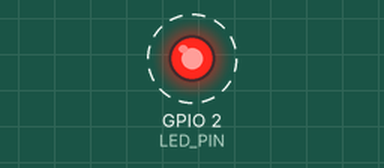
A sketch run on a simulated ESP32. On the bench: output pins drawn as LEDs (lit = HIGH). Dashed ring = blinking. WiFi joins after 1.5 s; servers stay silent unless stated; what the sketch prints to the serial monitor is not drawn.

Above: at 2.2 s.
Timing chart, 0 to 6.3 s (numbered marks = the images above):
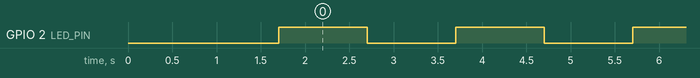

The sketch:

sketch.ino
```cpp
#include <WiFi.h>
#include <HTTPClient.h>
#include <Update.h>

const char* ssid = "Wokwi-GUEST";
const char* password = "";

const char* firmwareURL =
  "https://raw.githubusercontent.com/zevjr/esp32-fota-simulation/main/firmware_v2.bin";


#define LED_PIN 2
#define CURRENT_VERSION 1.0

void setup() {
  Serial.begin(115200);
  pinMode(LED_PIN, OUTPUT);

  Serial.println("\n =====!================");
  Serial.printf("FIRM ATUAL: versao %.1f\n", CURRENT_VERSION);
  Serial.println("==========================");

  WiFi.begin(ssid, password);
  Serial.print("Conectando ao Wi-Fi");
  while (WiFi.status() != WL_CONNECTED){
    delay(500);
    Serial.println(".");
  }
  Serial.println("\n WiFi conectado");

  checkAndApplyOTA();
}

void loop() {
  digitalWrite(LED_PIN, HIGH);
  delay(1000);
  digitalWrite(LED_PIN, LOW);
  delay(1000);
  Serial.println("[v1.0] Executando loop...");
}

void checkAndApplyOTA() {
  Serial.println("\n[FOTA] - verificando");

  HTTPClient http;
  http.begin(firmwareURL);

  int httpCode = http.GET();

  if (httpCode != HTTP_CODE_OK) {
    Serial.println("Erro de conexão");
    http.end();
    return;
  }

  int contentLength = http.getSize();

  Serial.printf(
    "[FOTA] - Novo firmware encontrado, tamanho %d bytes\n",
    contentLength
  );

  bool canBegin = Update.begin(contentLength);

  if (canBegin) {
    Serial.println("[FOTA] - Gravando na memoria");

    WiFiClient* client = http.getStreamPtr();
    size_t written = Update.writeStream(*client);

    if (written == contentLength) {
      Serial.println("[FOTA] - deu boa");
    } else {
      Serial.printf(
        "[FOTA] - deu ruim %d/%d\n",
        written,
        contentLength
      );
    }

    if (Update.end()) {
      if (Update.isFinished()) {
        Serial.println("[FOTA] - concluido!");
        delay(1000);
        ESP.restart();
      }
    } else {
      Serial.printf(
        "[FOTA] Erro: %s\n",
        Update.errorString()
      );
    }
  } else {
    Serial.println("[FOTA] - nao foi possivel iniciar");
  }

  http.end();
}
```

Measured:
- by itself, GPIO 2 (LED_PIN): alternates HIGH for 1.0 s and LOW for 1.0 s
